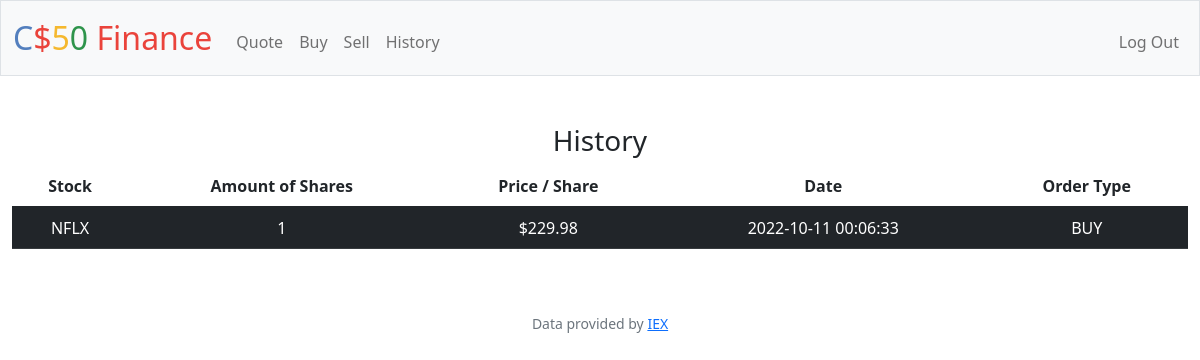
Page /history (signed in) on the earlier database version.
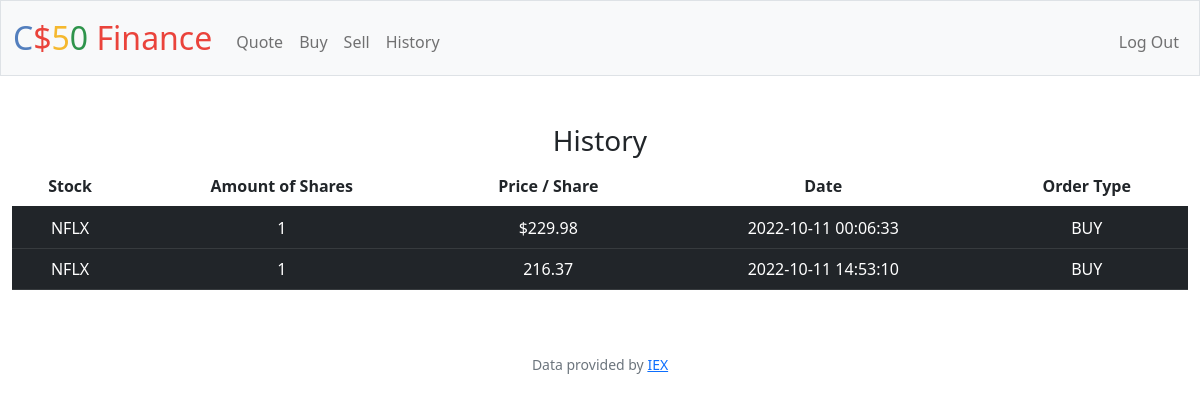
Same page on the later database version.
### tables this page shows
CREATE TABLE 'Purchases' ('symbol' TEXT, 'shares' INTEGER, 'price' REAL, 'date' DATETIME, 'id'  INTEGER PRIMARY KEY  , 'user_id' INTEGER, 'type' TEXT);

### app.py (the view)
@app.route("/history")
@login_required
def history():
    if request.method == "GET":
        user_id = session["user_id"]
        purchases_db = db.execute("SELECT * FROM purchases WHERE user_id = ?", user_id)
        return render_template("history.html", database=purchases_db)

### app.py (called while the page is built)
@app.after_request
def after_request(response):
    response.headers["Cache-Control"] = "no-cache, no-store, must-revalidate"
    response.headers["Expires"] = 0
    response.headers["Pragma"] = "no-cache"
    return response

### helpers.py (called while the page is built)
def login_required(f):
    @wraps(f)
    def decorated_function(*args, **kwargs):
        if session.get("user_id") is None:
            return redirect("/login")
        return f(*args, **kwargs)
    return decorated_function

### templates/history.html (shortened to what this page needs)
{% extends "layout.html" %}
{% block main %}
<h3>History</h3>
<div class="section" >
 <table class="table table-striped-columns">
    <thead>
        <tr>
            <th scope="col">Stock</th>
            <th cope="col">Amount of Shares</th>
            <th scope="col">Price / Share</th>
            <th scope="col">Date</th>
            <th scope="col">Order Type</th>
        </tr>
    </thead>
    <tbody>
        {% for row in database %}
        <tr class="table-dark">
            <td class="table-dark"> {{ row["symbol"] }} </td>
            <td class="table-dark"> {{ row["shares"] }} </td>
            <td class="table-dark"> {{ row["price"] }} </td>
            <td class="table-dark"> {{ row["date"] }} </td>
            <td class="table-dark"> {{ row["type"] }} </td>
        </tr>
        {% endfor %}
    </tbody>
    </table>
 </div>
{% endblock %}

### templates/layout.html (shortened to what this page needs)
<!DOCTYPE html>
<html lang="en">
    <head>
        <link href="https://cdn.jsdelivr.net/npm/bootstrap@5.1.3/dist/css/bootstrap.min.css" rel="stylesheet">
        <link href="/static/styles.css" rel="stylesheet">
    </head>
    <body>
        <nav class="bg-light border navbar navbar-expand-md navbar-light">
            <div class="container-fluid">
                <a class="navbar-brand" href="/"><span class="blue">C</span><span class="red">$</span><span class="yellow">5</span><span class="green">0</span> <span class="red">Finance</span></a>
                <div class="collapse navbar-collapse" id="navbar">
                    {% if session["user_id"] %}
                        <ul class="navbar-nav me-auto mt-2">
                            <li class="nav-item"><a class="nav-link" href="/quote">Quote</a></li>
                            <li class="nav-item"><a class="nav-link" href="/buy">Buy</a></li>
                            <li class="nav-item"><a class="nav-link" href="/sell">Sell</a></li>
                            <li class="nav-item"><a class="nav-link" href="/history">History</a></li>
                        </ul>
                        <ul class="navbar-nav ms-auto mt-2">
                            <li class="nav-item"><a class="nav-link" href="/logout">Log Out</a></li>
                        </ul>
                    {% else %}
                        <ul class="navbar-nav ms-auto mt-2">
                            <li class="nav-item"><a class="nav-link" href="/register">Register</a></li>
                            <li class="nav-item"><a class="nav-link" href="/login">Log In</a></li>
                        </ul>
                    {% endif %}
                </div>
            </div>
        </nav>
        <main class="container-fluid py-5 text-center">
            {% block main %}{% endblock %}
        </main>
        <footer class="mb-5 small text-center text-muted">
            Data provided by <a href="https://iexcloud.io/">IEX</a>
        </footer>
    </body>
</html>

### static/styles.css (style rules this page uses)
nav .navbar-brand { font-size: xx-large; }
nav .navbar-brand .blue { color: #537fbe; }
nav .navbar-brand .red { color: #ea433b; }
nav .navbar-brand .yellow { color: #f5b82e; }
nav .navbar-brand .green { color: #2e944b; }

Differences in the rows shown:
added Purchases: symbol "NFLX", shares "1", price "216.37", date "2022-10-11 14:53:10", type "BUY"
